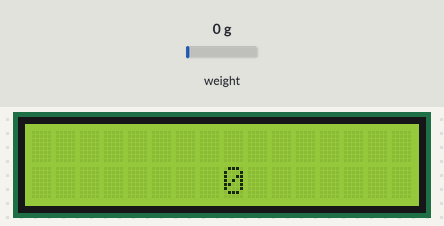
Simulated run of this sketch. Board: Arduino Uno, built with avr-gcc and run on an emulated ATmega328P. Shown: 16×2 character LCD. The inputs (shaded band) are chosen by the test bench; at power-on: weight on the scale 0 g. What the sketch prints to the serial monitor is not drawn.

Above: at 3.2 s.
3.3 s: weight on the scale set to 100 g
At 4.5 s:
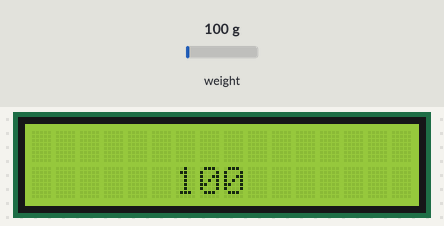
5.1 s: weight on the scale set to 1250 g
At 6.5 s:
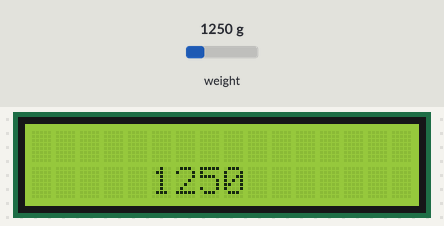
7.1 s: weight on the scale set to 2500 g
At 8.4 s:
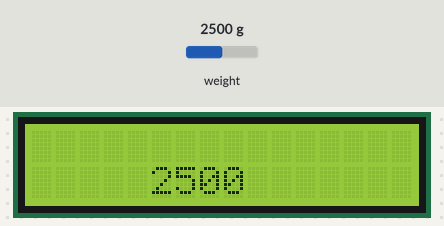
Timing chart, 0 to 10.1 s (numbered marks = the images above; inputs shaded):
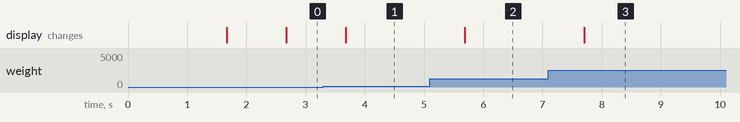

The sketch:

Vesi.ino
```cpp
 #include "HX711.h"                                // библиотека тензодатчика
 #include <Wire.h>                                 // Библиотека порта
 #include <LiquidCrystal_I2C.h>                    // Библиотека дисплея
 HX711 scale(A1, A0);                              // Выводы для подключения тензодатчика
 LiquidCrystal_I2C lcd(0x3F,16,2);                 // Устанавливаем дисплей
 float myScale;                                    // Переменая для хранения значения веса

 void setup() {
 scale.set_scale(-410.4);                          // Калибровочная константа
 scale.tare();                                     // Сбрасываем на 0
 myScale = round(scale.get_units(3));              // Запоминаем среднее значение без груза, но с учетом тары
 Serial.begin(115200);                             // инициализация порта
 lcd.init();                                       // инициализация ЖК дисплея
 lcd.backlight();                                  // Включаем подсветку дисплея
}

void loop() {

myScale = scale.get_units(10);                     // Запоминаем текущий вес

Serial.println(myScale);

char myStr[6];
dtostrf(myScale, 5, 0, myStr);                    // Подготовка 5 знакомест
lcd.setCursor(4, 1);                              // Переводим курсор
lcd.print(myStr);                                 // выводим значение веса


}
```

Measured:
- after the input at 3.3 s, the display: changes after 0.38 s (image 1)
- after the input at 5.1 s, the display: changes after 0.59 s (image 2)
- after the input at 7.1 s, the display: changes after 0.60 s (image 3)
